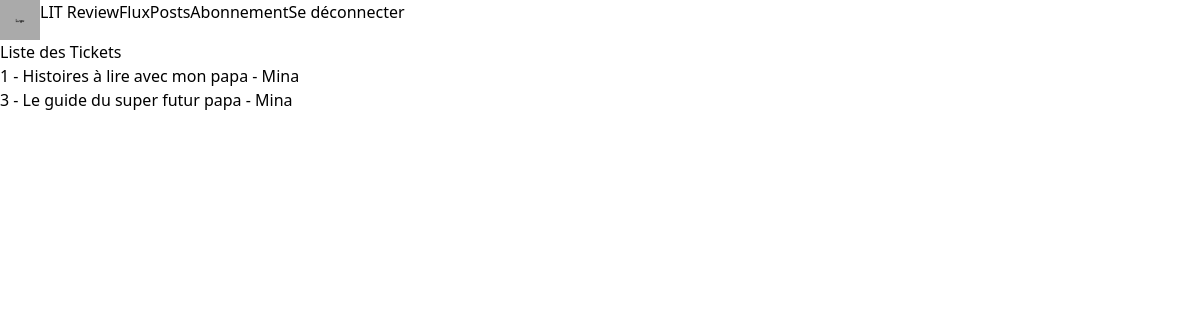
Page /ticket/ (signed in) on the committed database.
### ticket/models.py (models this page shows, shortened)
class Ticket(models.Model):
    title = models.CharField(max_length=128)
    description = models.TextField(max_length=2038, blank=True)
    user: User = models.ForeignKey(to=settings.AUTH_USER_MODEL,
                                   on_delete=models.CASCADE)
    image = models.ImageField(null=True, blank=True, upload_to='books_cover')
    time_created = models.DateTimeField(auto_now_add=True)
    def __str__(self):
        return f"{self.pk} - {self.title} - {self.user.username}"

### ticket/views.py (the view)
# urls.py: path('', TicketListView.as_view(), name='ticket_list'),
class TicketListView(LoginRequiredMixin, ListView):
    model = Ticket
    login_url = ''
    redirect_field_name = 'redirect_to'
    context_object_name = "tickets"

### ticket/templates/ticket/ticket_list.html
{% extends 'litreview/base.html' %}
{% block content %}
    <h1>Liste des Tickets</h1>
    <ul>
        {% for ticket in tickets %}
            <li><a href="{% url 'ticket_detail' ticket.pk %}">{{ ticket }}</a></li>
        {% endfor %}
    </ul>
{% endblock %}

### rows in the picture
Ticket: id+title+user "1 - Histoires à lire avec mon papa - Mina"
Ticket: id+title+user "3 - Le guide du super futur papa - Mina"
